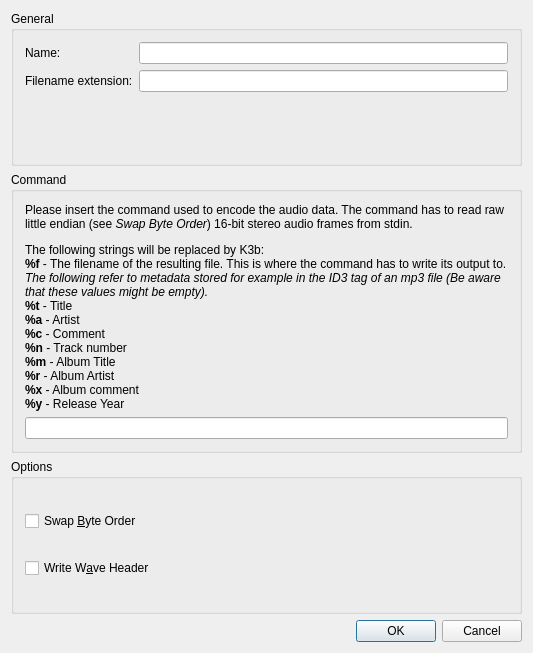
<?xml version="1.0" encoding="UTF-8"?>
<ui version="4.0">
 <author>Sebastian Trueg</author>
 <class>base_K3bExternalEncoderEditDialog</class>
 <widget class="QDialog" name="base_K3bExternalEncoderEditDialog">
  <property name="geometry">
   <rect>
    <x>0</x>
    <y>0</y>
    <width>533</width>
    <height>653</height>
   </rect>
  </property>
  <layout class="QVBoxLayout">
   <item>
    <widget class="QGroupBox" name="groupBox">
     <property name="title">
      <string>General</string>
     </property>
     <layout class="QFormLayout" name="formLayout">
      <item row="0" column="0">
       <widget class="QLabel" name="textLabel1">
        <property name="text">
         <string>Name:</string>
        </property>
        <property name="wordWrap">
         <bool>false</bool>
        </property>
       </widget>
      </item>
      <item row="0" column="1">
       <widget class="QLineEdit" name="m_editName"/>
      </item>
      <item row="1" column="0">
       <widget class="QLabel" name="textLabel3">
        <property name="text">
         <string>Filename extension:</string>
        </property>
        <property name="wordWrap">
         <bool>false</bool>
        </property>
       </widget>
      </item>
      <item row="1" column="1">
       <widget class="QLineEdit" name="m_editExtension"/>
      </item>
     </layout>
     <zorder>m_editName</zorder>
     <zorder>textLabel1</zorder>
     <zorder>textLabel3</zorder>
     <zorder>m_editExtension</zorder>
    </widget>
   </item>
   <item>
    <widget class="QGroupBox" name="groupBox_2">
     <property name="title">
      <string>Command</string>
     </property>
     <layout class="QVBoxLayout" name="verticalLayout">
      <item>
       <widget class="QLabel" name="label">
        <property name="sizePolicy">
         <sizepolicy hsizetype="Preferred" vsizetype="Minimum">
          <horstretch>0</horstretch>
          <verstretch>0</verstretch>
         </sizepolicy>
        </property>
        <property name="text">
         <string>Please insert the command used to encode the audio data. The command has to read raw little endian (see &lt;em&gt;Swap Byte Order&lt;/em&gt;) 16-bit stereo audio frames from stdin.
&lt;p&gt;The following strings will be replaced by K3b:&lt;br&gt;
&lt;b&gt;%f&lt;/b&gt; - The filename of the resulting file. This is where the command has to write its output to.&lt;br&gt;
&lt;em&gt;The following refer to metadata stored for example in the ID3 tag of an mp3 file (Be aware that these values might be empty).&lt;/em&gt;&lt;br&gt;
&lt;b&gt;%t&lt;/b&gt; - Title&lt;br&gt;
&lt;b&gt;%a&lt;/b&gt; - Artist&lt;br&gt;
&lt;b&gt;%c&lt;/b&gt; - Comment&lt;br&gt;
&lt;b&gt;%n&lt;/b&gt; - Track number&lt;br&gt;
&lt;b&gt;%m&lt;/b&gt; - Album Title&lt;br&gt;
&lt;b&gt;%r&lt;/b&gt; - Album Artist&lt;br&gt;
&lt;b&gt;%x&lt;/b&gt; - Album comment&lt;br&gt;
&lt;b&gt;%y&lt;/b&gt; - Release Year</string>
        </property>
        <property name="wordWrap">
         <bool>true</bool>
        </property>
       </widget>
      </item>
      <item>
       <widget class="QLineEdit" name="m_editCommand">
        <property name="sizePolicy">
         <sizepolicy hsizetype="Expanding" vsizetype="Fixed">
          <horstretch>0</horstretch>
          <verstretch>0</verstretch>
         </sizepolicy>
        </property>
       </widget>
      </item>
     </layout>
    </widget>
   </item>
   <item>
    <widget class="QGroupBox" name="groupBox_3">
     <property name="title">
      <string>Options</string>
     </property>
     <layout class="QVBoxLayout" name="verticalLayout_2">
      <item>
       <widget class="QCheckBox" name="m_checkSwapByteOrder">
        <property name="toolTip">
         <string>Swap the byte order of the input data</string>
        </property>
        <property name="whatsThis">
         <string>&lt;p&gt; If this option is checked K3b will swap the byte order of the input data. Thus, the command has to read big endian audio frames.
&lt;p&gt;If the resulting audio file sounds bad it is highly likely that the byte order is wrong and this option has to be checked.</string>
        </property>
        <property name="text">
         <string>Swap &amp;Byte Order</string>
        </property>
       </widget>
      </item>
      <item>
       <widget class="QCheckBox" name="m_checkWriteWaveHeader">
        <property name="toolTip">
         <string>Create a wave header for the input data</string>
        </property>
        <property name="whatsThis">
         <string>&lt;p&gt;If this option is checked K3b will write a wave header. This is useful in case the encoder application cannot read plain raw audio data.</string>
        </property>
        <property name="text">
         <string>Write W&amp;ave Header</string>
        </property>
       </widget>
      </item>
     </layout>
    </widget>
   </item>
   <item>
    <widget class="QDialogButtonBox" name="m_buttonBox">
     <property name="standardButtons">
      <set>QDialogButtonBox::Cancel|QDialogButtonBox::Ok</set>
     </property>
    </widget>
   </item>
  </layout>
 </widget>
 <layoutdefault spacing="6" margin="11"/>
 <resources/>
 <connections>
  <connection>
   <sender>m_buttonBox</sender>
   <signal>accepted()</signal>
   <receiver>base_K3bExternalEncoderEditDialog</receiver>
   <slot>accept()</slot>
   <hints>
    <hint type="sourcelabel">
     <x>266</x>
     <y>637</y>
    </hint>
    <hint type="destinationlabel">
     <x>266</x>
     <y>326</y>
    </hint>
   </hints>
  </connection>
  <connection>
   <sender>m_buttonBox</sender>
   <signal>rejected()</signal>
   <receiver>base_K3bExternalEncoderEditDialog</receiver>
   <slot>reject()</slot>
   <hints>
    <hint type="sourcelabel">
     <x>266</x>
     <y>637</y>
    </hint>
    <hint type="destinationlabel">
     <x>266</x>
     <y>326</y>
    </hint>
   </hints>
  </connection>
 </connections>
</ui>
